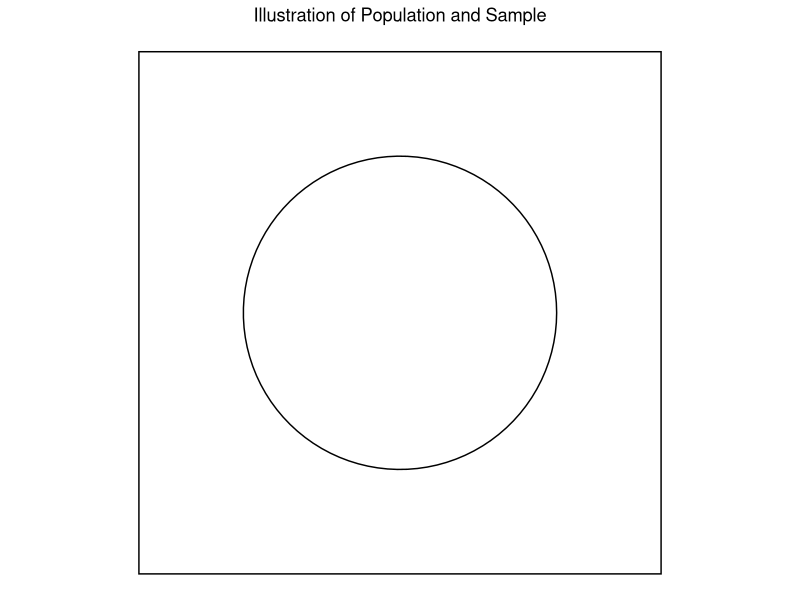
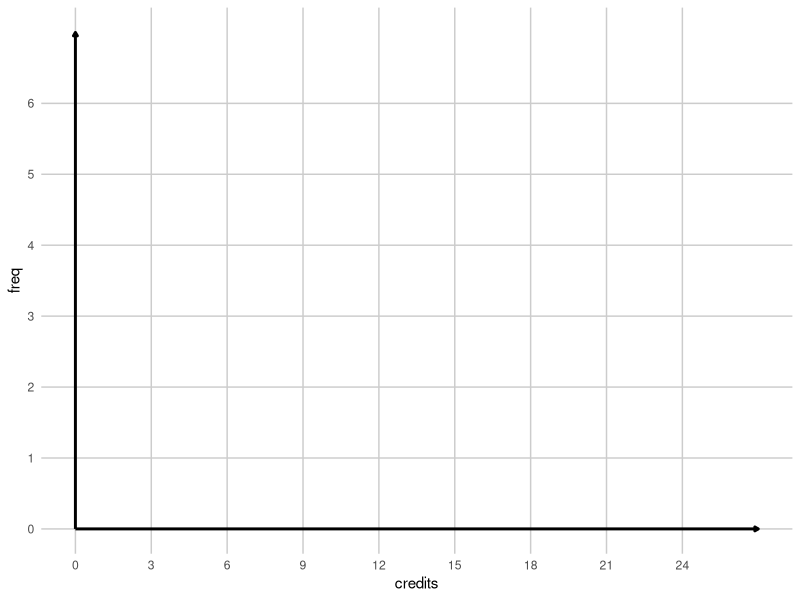
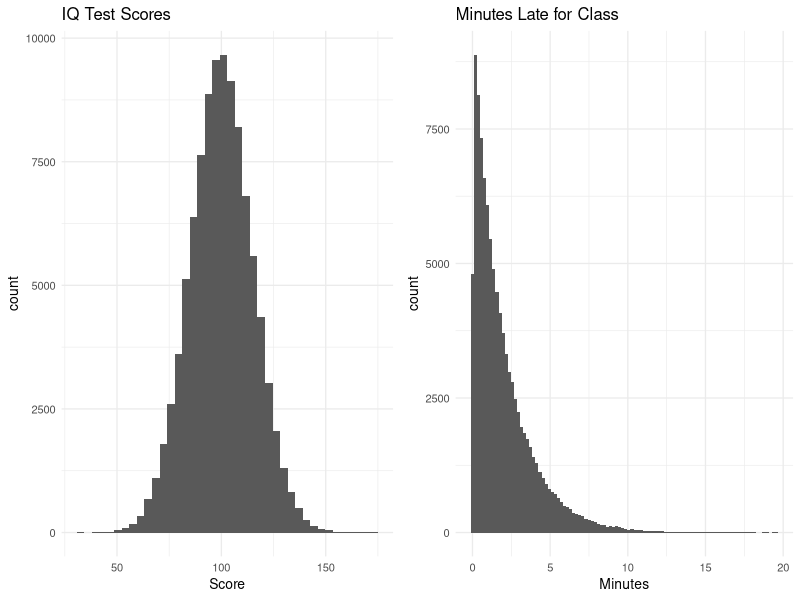
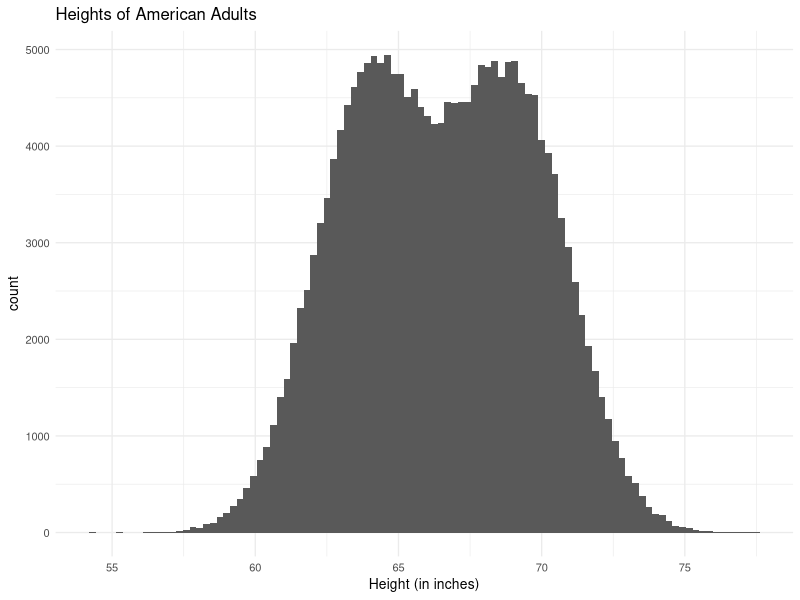
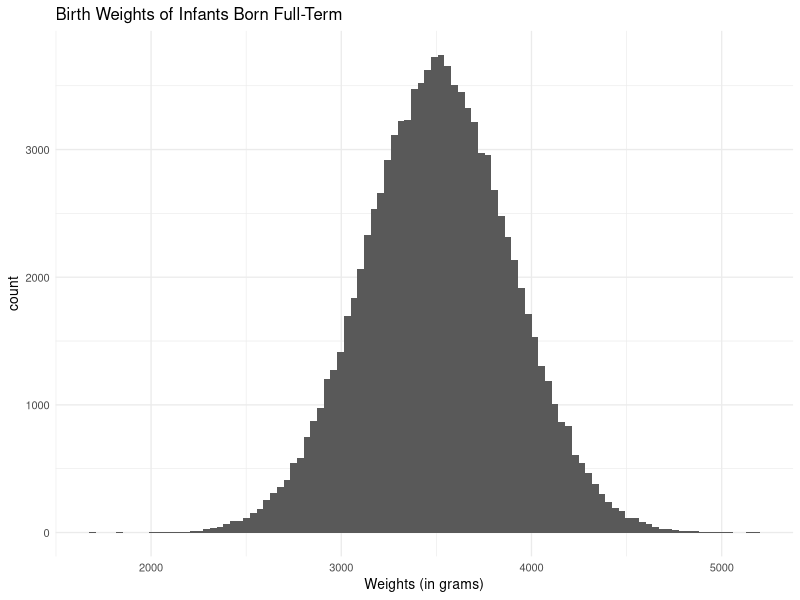
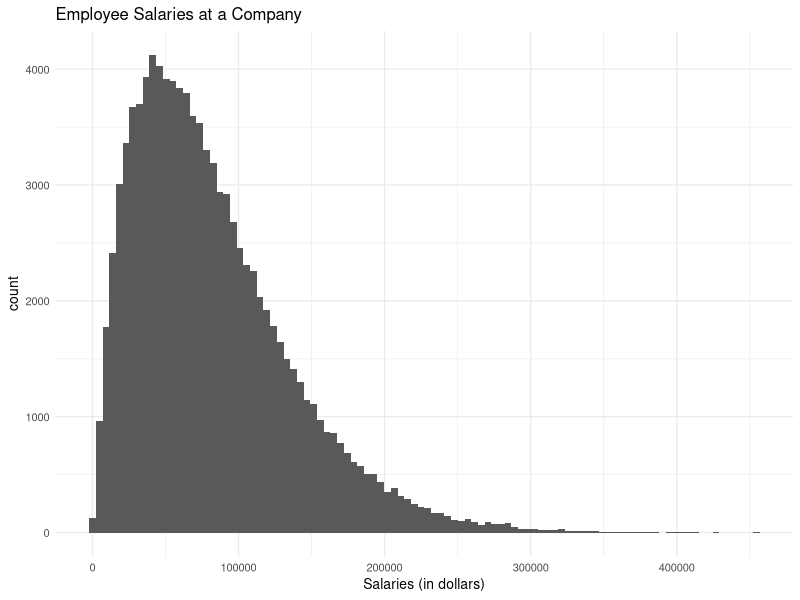
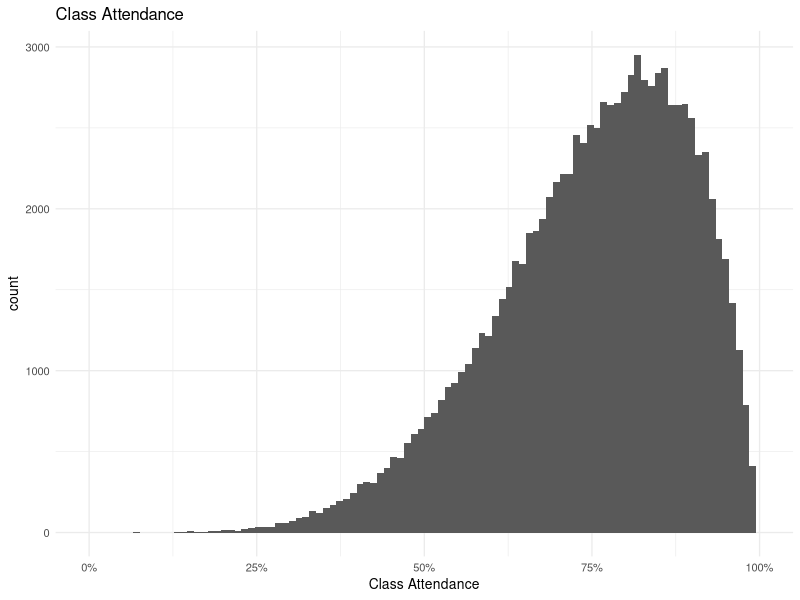
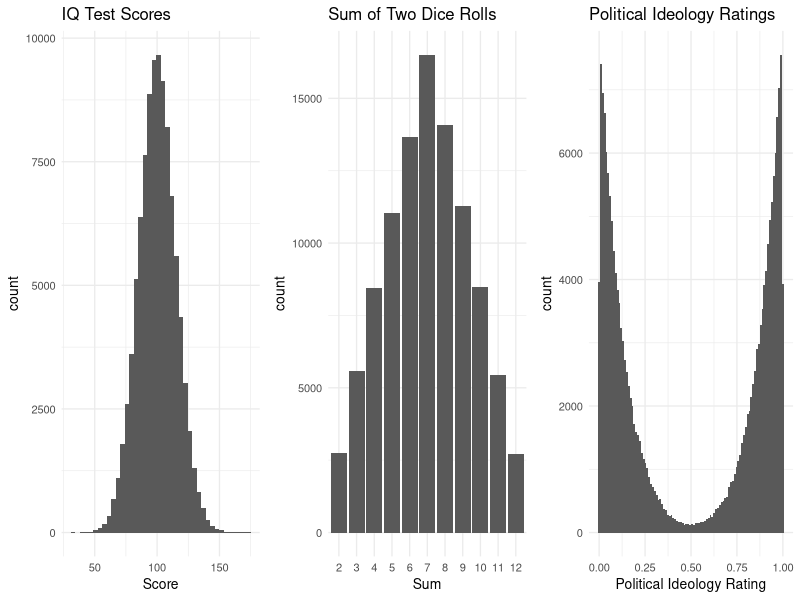

Write R code to recreate these figures, in order. (Note: this script raises an error after producing the figures.)
## ---- chunk 1
library(formatR)
library(tidyverse)
library(kableExtra)

# Set so that long lines in R will be wrapped:
knitr::opts_chunk$set(tidy.opts=list(width.cutoff=80), tidy=FALSE)
knitr::opts_chunk$set(cache=TRUE,warning=F)
knitr::opts_chunk$set(out.height='40%',fig.align = "center")
add.space = 0

# kable table global setup
kt = function(data) {
  kable(data, align = "c", escape = FALSE) %>%
    kable_styling(bootstrap_options = c("striped"),
                  latex_options = c("hold_position"))
}
## ---- chunk 2
# ```{r, echo=F, out.width='2in',fig.align='right'}

# Define the size of the box and the circle
box_size = 10
circle_radius = 3

# Create a data frame for the circle
circle = data.frame(
  x = circle_radius * cos(seq(0, 2 * pi, length.out = 100)) + box_size / 2,
  y = circle_radius * sin(seq(0, 2 * pi, length.out = 100)) + box_size / 2
)

# Create the plot
ggplot() +
  # Draw the box
  geom_rect(aes(xmin = 0, xmax = box_size, ymin = 0, ymax = box_size),
            fill = "white", color = "black") +
  # Draw the circle
  geom_polygon(data = circle, aes(x = x, y = y), fill = "white", color = "black") +
  # Set the aspect ratio to 1:1
  coord_fixed() +
  # Remove axes and labels
  theme_void() +
  labs(title="Illustration of Population and Sample") +
  theme(plot.title = element_text(hjust = 0.5))
## ---- chunk 3
data = data.frame(
  c("Class","Frequency","Relative Frequency","Percentage Frequency"),
  c("$[0,3)$",rep("",3)),
  c("$[3,6)$",rep("",3)),
  c("$[6,9)$",rep("",3)),
  c("$[9,12)$",rep("",3)),
  c("$[12,15)$",rep("",3)),
  c("$[15,18)$",rep("",3)),
  c("$[18,21)$",rep("",3)),
  c("$[21,24)$",rep("",3)),
  c("Total",rep("",3))
)
names(data) = NULL
data = t(data)


# data = data.frame(
#   c("Class","Frequency","Relative Frequency","Percentage Frequency"),
#   c("$0 \\le x < 3$",rep("",3)),
#   c("$3 \\le x < 6$",rep("",3)),
#   c("$6 \\le x < 9$",rep("",3)),
#   c("$9 \\le x < 12$",rep("",3)),
#   c("$12 \\le x < 15$",rep("",3)),
#   c("$15 \\le x < 18$",rep("",3)),
#   c("$18 \\le x < 21$",rep("",3)),
#   c("$21 \\le x < 24$",rep("",3)),
#   c("Total",rep("",3))
# )
# 
# names(data) = NULL
# data = t(data)

# Render the table
kt(data)
## ---- chunk 4


# Create an empty data frame
empty_data = data.frame(x = numeric(0), y = numeric(0))

# Create the plot
ggplot(empty_data, aes(x = x, y = y)) +
  # Set the limits for x and y axes
  scale_x_continuous(name = "credits", limits = c(0, 27), breaks = seq(0, 24, by = 3)) +
  scale_y_continuous(name = "freq", limits = c(0, 7), breaks = seq(0, 6, by = 1)) +
  # Add x and y axis lines with arrows
  geom_segment(aes(x = 0, xend = 27, y = 0, yend = 0), 
               arrow = arrow(length = unit(0.1, "cm"), type = "closed"), 
               color = "black", linewidth = 1) +   # Use linewidth instead of size
  geom_segment(aes(x = 0, xend = 0, y = 0, yend = 7), 
               arrow = arrow(length = unit(0.1, "cm"), type = "closed"), 
               color = "black", linewidth = 1) +   # Use linewidth instead of size
  # Hide any points or lines (since there's no data)
  geom_blank() +
  # Ensure the plot has minimal theme
  theme_minimal() +
  theme(
    panel.grid.minor = element_blank(),  # Remove minor grid lines
    axis.ticks = element_blank(),        # Remove axis ticks
    panel.grid.major.x = element_line(color = "grey80"),  # Keep major grid lines on x-axis
    panel.grid.major.y = element_line(color = "grey80")   # Keep major grid lines on y-axis
  )

## ---- chunk 5
set.seed(2023)
library(dplyr)

require(gridExtra)
nsims = 100000

uni1 = rnorm(n=nsims,mean=100,sd=15)

uniplot1 = data.frame(Scores = uni1) %>% 
  ggplot(aes(x=Scores)) +
  geom_histogram(bins=40) +
  labs(x="Score",
       title="IQ Test Scores") +
  theme_minimal(base_size = 10)

uni2 = rexp(n=nsims,rate = 1/2)

uniplot2 = data.frame(`Minutes` = uni2) %>% 
  ggplot(aes(x=`Minutes`)) +
  geom_histogram(bins=100) +
  labs(x="Minutes",
       title="Minutes Late for Class") +
  theme_minimal(base_size = 10)

bi1 = c(rnorm(n=nsims,mean=64,sd=2),rnorm(n=nsims,mean=69,sd=2))

biplot1 = data.frame(`Heights` = bi1) %>% 
  ggplot(aes(x=`Heights`)) +
  geom_histogram(bins=100) +
  labs(x="Height (in inches)",
       title = "Heights of American Adults") +
  theme_minimal(base_size = 10)

norm1 = rnorm(n=nsims,mean=3510,sd=385)

normplot1 = data.frame(`Weights` = norm1) %>% 
  ggplot(aes(x=`Weights`)) +
  geom_histogram(bins=100) +
  labs(x="Weights (in grams)",
       title = "Birth Weights of Infants Born Full-Term") +
  theme_minimal(base_size = 10)

options(scipen = 999)
skew1 = 900000*rbeta(n=nsims,shape1=2,shape2=20)

skewplot1 = data.frame(`Salaries` = skew1) %>% 
  ggplot(aes(x=`Salaries`)) +
  geom_histogram(bins=100) +
  labs(x="Salaries (in dollars)",
       title = "Employee Salaries at a Company") +
  theme_minimal(base_size = 10)

skew2 = rbeta(n=nsims,shape1=6,shape2=2)

skewplot2 = data.frame(`Attendance` = skew2) %>% 
  ggplot(aes(x=`Attendance`)) +
  geom_histogram(bins=100) +
  labs(x="Class Attendance",
       title = "Class Attendance") +
  scale_x_continuous(labels = scales::percent,limits = c(0,1)) +
  theme_minimal(base_size = 10)

symplot1 = data.frame(Scores = uni1) %>% 
  ggplot(aes(x=Scores)) +
  geom_histogram(bins=40) +
  labs(x="Score",
       title="IQ Test Scores") +
  theme_minimal(base_size = 10)

sym2 = sample(x=1:6,size=nsims,replace = T) + sample(x=1:6,size=nsims,replace = T)
symplot2 = data.frame(`Sum` = sym2) %>% 
  ggplot(aes(x=as.factor(Sum))) +
  geom_bar() +
  labs(x="Sum",
       title = "Sum of Two Dice Rolls") +
  theme_minimal(base_size = 10)

sym3 = c(rbeta(n=nsims,shape1=8,shape2=1),rbeta(n=nsims,shape1=1,shape2=8))
symplot3 = data.frame(`Politics` = sym3) %>% 
  ggplot(aes(x=Politics)) +
  geom_histogram(bins=100) +
  labs(x="Political Ideology Rating",
       title = "Political Ideology Ratings") +
  theme_minimal(base_size = 10)
## ---- chunk 6
grid.arrange(uniplot1,uniplot2,ncol=2)
## ---- chunk 7
biplot1
## ---- chunk 8
normplot1
## ---- chunk 9
skewplot1
## ---- chunk 10
skewplot2
## ---- chunk 11
grid.arrange(symplot1,symplot2,symplot3,ncol=3)
options(scipen=0, digits=7)
## ---- chunk 12
set.seed(123)  # For reproducibility
data = c(rnorm(98), -3, 3)  # Example data

# Create the horizontal boxplot
boxplot(data, 
        main = "",          # Remove the title
        ylab = "",          # Remove y-axis label
        xlab = "",          # Remove x-axis label
        col = "white",      # White box color
        border = "black",   # Black border for the box
        axes = FALSE,       # Remove axis lines and numbers
        horizontal = TRUE)  # Make the boxplot horizontal

# Calculate the five-number summary
summary_stats = fivenum(data)
min_val = summary_stats[1]
q1_val = summary_stats[2]
median_val = summary_stats[3]
q3_val = summary_stats[4]
max_val = summary_stats[5]

# Add labels for the key statistics, rotated 90 degrees
text(y = 1.25, x = min_val, labels = "Min", adj = 0, srt = 90)
text(y = 1.25, x = q1_val, labels = "Q1", adj = 0, srt = 90)
text(y = 1.25, x = median_val, labels = "Median", adj = 0, srt = 90)
text(y = 1.25, x = q3_val, labels = "Q3", adj = 0, srt = 90)
text(y = 1.25, x = max_val, labels = "Max", adj = 0, srt = 90)

# Draw a border around the plot
box()
## ---- chunk 13
boxplot(uni1,main="Distribution of IQ Scores",ylab="Scores")
boxplot(uni2,main="Distribution of Minutes Late",ylab="Minutes Late")
## ---- chunk 14
library(knitr)

# Create the data frame
data = data.frame(
  i = c("i", 1, 2, 3, 4, 5, "$\\Sigma$"),
  x_i = c("$x_i$", rep("", 5), ""),
  `x_i - \\bar{x}` = c("$x_i - \\bar{x}$", rep("", 5), ""),
  `(x_i - \\bar{x})^2` = c("$(x_i - \\bar{x})^2$", rep("", 5), "")
)
names(data) = NULL
data = t(data)

kt(data)
## ---- chunk 15
data = data.frame(
  c("","Mean","Median","Variance","Standard Deviation"),
  c("Population","$\\mu$","$\\tilde{\\mu}$","$\\sigma^2$","$\\sigma$"),
  c("Sample","$\\bar{x}$","$\\tilde{x}$","$s^2$","$s$")
)
data = t(data); rownames(data) = NULL

kt(data)
## ---- chunk 16
knitr::include_graphics('images/probstats.png')
## ---- chunk 17
# manually enter your data by using the "c" command
heights = c(183,165,165,175,187)

# calculate sample statistics on data set
mean(heights)
median(heights)
var(heights)
sd(heights)
## ---- chunk 18
hist(heights,breaks=c(160,170,180,190))
## ---- chunk 19
set.seed(2020)
eye.colors = sample(c("amber", "blue", "brown", "gray", "green",
                       "hazel", "red"), 47, replace = T)

# the "head" function will give the first few data values 
# or the "header" of the dataset
head(eye.colors)
## ---- chunk 20
table(eye.colors)
barplot(table(eye.colors), xlab = "eye color", 
        ylab = "frequency", main = "Bar plot of eye color occurance")
## ---- chunk 21
table(eye.colors) # shows how many of each value exist
length(eye.colors) # tells how many data points there are
table(eye.colors)/length(eye.colors) # proportion
table(eye.colors)/length(eye.colors)*100 # percent
